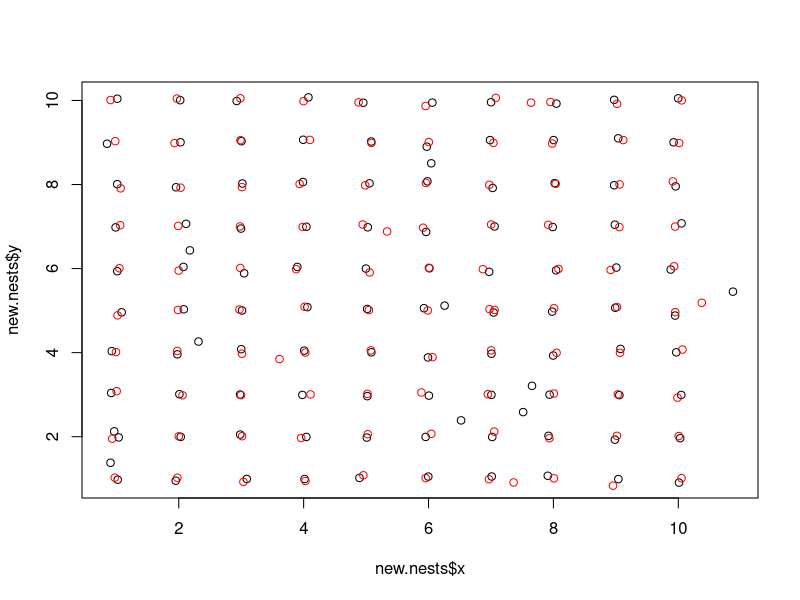

Recreate this plot in R.
# Simulate some nests

library(spatstat)

# Number of nesters (preferably a square)
nest.n <- 100
# Mean nearest neighbor distance of nests
mean.nn <- 1
# Standard deviation of n.n.
nn.sd <- 0.2
# Image error
image.err <- 0
# Number of loafers 
loafers.n <- 10
# Create flight ID
flight.id <- "a"

## Function to generate inital nests and loafers
## [TODO]: incorporate image.err?
initiatenests <- function(nest.n, loafers.n, mean.nn, nn.sd, image.err=0,
                          flight.id="A"){
  
  # Calculate size of square grid:
  grid.size <- sqrt(nest.n)
  # Create coordinates along the grid
  grid.coords <- expand.grid(x=1:grid.size, y=1:grid.size)
  # Generate random noise
  # [TODO: adjust so that standard dev of distance = nn.sd]
  grid.noise <- rnorm(n=2*nest.n, mean=0, sd=nn.sd/2)
  grid.coords$newx <- grid.coords$x+grid.noise[1:nest.n]
  grid.coords$newy <- grid.coords$y + grid.noise[(nest.n+1):(2*nest.n)]
  
  # Create ppp with nests
  nest.pts <- as.ppp(data.frame(grid.coords$newy, grid.coords$newx), 
                    W=owin(xrange=c((min(grid.coords$newx)-mean.nn), 
                                     (max(grid.coords$newx)+mean.nn)), 
                                     yrange=c((min(grid.coords$newy)-mean.nn), 
                                               (max(grid.coords$newy)+mean.nn))))
  # Generate loafers
  loafers <- runifpoint(n=loafers.n, win=nest.pts$window)
  
  # Combine nests and loafers
  all.pts.ppp <- superimpose(nest.pts, loafers)
  all.pts.df <- as.data.frame(all.pts.ppp)
  
  # Mark points as either nesting or non-nesting
  all.pts.df$observed <- c(rep.int(1, nest.n), rep.int(0, loafers.n))
  
  # Generate IDs for each point
  ids <- seq(from=1, to=nrow(all.pts.df), length.out=nrow(all.pts.df))
  all.pts.df$UFID <- paste(flight.id, ids, sep="_")

  return(all.pts.df)
}

### [TODO]: incorporate image error?
newflight <- function(initpts, loafers.n, mean.move, sd.move, image.err=0,
                      flight.id="B"){
  init.nests <- subset(initpts, observed==1)
  nest.n <- nrow(init.nests)
  # Generate random noise
  # [TODO: adjust so that standard dev of distance is right!]
  grid.noise <- rnorm(n=2*nest.n, mean=0, sd=sd.move)
  init.nests$newx <- init.nests$x+grid.noise[1:nest.n]
  init.nests$newy <- init.nests$y + grid.noise[(nest.n+1):(2*nest.n)]
  
  # Create ppp with nests
  nest.pts <- as.ppp(data.frame(init.nests$newy, init.nests$newx), 
                     W=owin(xrange=c((min(init.nests$newx)-mean.nn), 
                                     (max(init.nests$newx)+mean.nn)), 
                            yrange=c((min(init.nests$newy)-mean.nn), 
                                     (max(init.nests$newy)+mean.nn))))
  # Generate loafers
  loafers <- runifpoint(n=loafers.n, win=nest.pts$window)
  
  # Combine nests and loafers
  all.pts.ppp <- superimpose(nest.pts, loafers)
  all.pts.df <- as.data.frame(all.pts.ppp)
  
  # Mark points as either nesting or non-nesting
  all.pts.df$observed <- c(rep.int(1, nest.n), rep.int(0, loafers.n))
  
  # Generate IDs for each point
  ids <- seq(from=1, to=nrow(all.pts.df), length.out=nrow(all.pts.df))
  all.pts.df$UFID <- paste(flight.id, ids, sep="_")
  
  return(all.pts.df)
}



### TEST:
new.nests <- initiatenests(nest.n=100, loafers.n=10, mean.nn=1, nn.sd=0.1)
plot(new.nests$y ~ new.nests$x)

second.nests <- newflight(new.nests, loafers.n=6, mean.move=0.01, sd.move=0.01, 
                          image.err=0, flight.id="B")
points(second.nests$y ~ second.nests$x, col="red")
